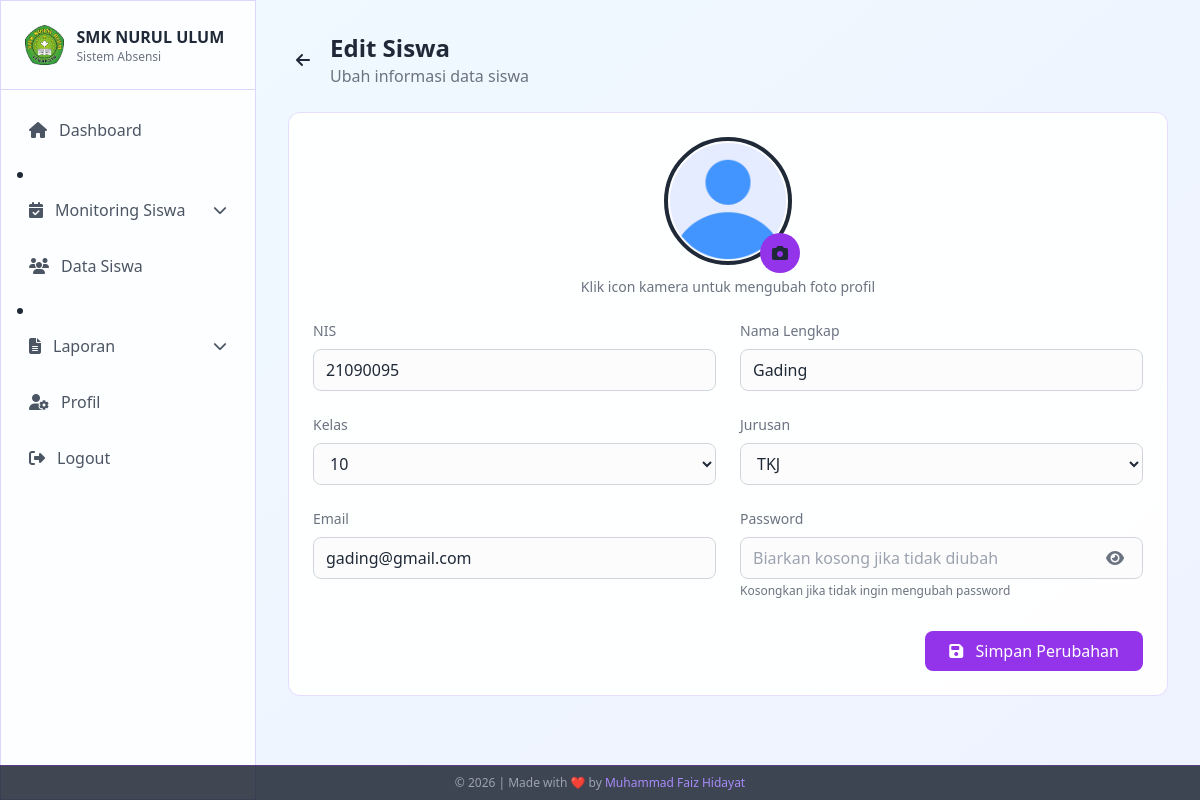
The app's page /admin/siswa/edit.php?id=1 (signed in) with its own data.
### tables this page shows
CREATE TABLE `siswa` (
  `id` int NOT NULL AUTO_INCREMENT,
  `user_id` int DEFAULT NULL COMMENT 'FK ke tabel users',
  `nis` varchar(20) NOT NULL,
  `nama_lengkap` varchar(100) NOT NULL,
  `kelas` enum('10','11','12') NOT NULL,
  `jurusan` enum('TKJ','MP','AKL','TSM','TKR') NOT NULL,
  `email` varchar(100) NOT NULL,
  `password` varchar(255) NOT NULL,
  `foto_profil` varchar(255) DEFAULT 'assets/default/photo-profile.png',
  `created_at` timestamp NOT NULL DEFAULT CURRENT_TIMESTAMP,
  `updated_at` timestamp NOT NULL DEFAULT CURRENT_TIMESTAMP ON UPDATE CURRENT_TIMESTAMP,
  PRIMARY KEY (`id`),
  UNIQUE KEY `nis` (`nis`),
  UNIQUE KEY `email` (`email`),
  KEY `fk_siswa_user` (`user_id`),
  CONSTRAINT `fk_siswa_user` FOREIGN KEY (`user_id`) REFERENCES `users` (`id`) ON DELETE SET NULL
);

### admin/siswa/edit.php (the view, shortened to what this page needs)
<?php
require_once '../../config/database.php';
$id = $_GET['id'];
$sql = "SELECT * FROM siswa WHERE id = :id";
$stmt = $conn->prepare($sql);
$stmt->execute(['id' => $id]);
$siswa = $stmt->fetch(PDO::FETCH_ASSOC);
?>
<!DOCTYPE html>
<html lang="en">
<head>
    <script src="https://cdn.tailwindcss.com"></script>
    <link rel="stylesheet" href="https://cdnjs.cloudflare.com/ajax/libs/font-awesome/6.4.2/css/all.min.css">
</head>
<body class="min-h-screen text-gray-800 bg-fixed">
    <aside id="sidebar"
        class="fixed top-0 left-0 h-screen w-64 glass-effect border-r border-violet-200 z-50 sidebar-transition -translate-x-full lg:translate-x-0">
        <div class="flex items-center justify-between p-4 lg:p-6 border-b border-violet-200">
            <div class="flex items-center gap-3">
                <img src="../../assets/default/logosmk.png" alt="SMK NURUL ULUM" class="h-8 lg:h-10 w-auto">
                <div>
                    <h1 class="font-semibold text-sm lg:text-base text-gray-800">SMK NURUL ULUM</h1>
                    <p class="text-xs text-gray-500">Sistem Absensi</p>
                </div>
            </div>
        </div>
        <nav class="p-4 space-y-2 overflow-y-auto no-scrollbar" style="max-height: calc(100vh - 76px);">
            <a href="../dashboard/"
                class="flex items-center gap-3 text-gray-600 p-3 rounded-lg hover:bg-violet-100 transition-colors">
                <i class="fas fa-home"></i><span>Dashboard</span>
            </a>
            <li class="relative group">
                <button
                    class="flex items-center gap-3 text-gray-600 p-3 rounded-lg hover:bg-violet-100 transition-colors w-full">
                    <i class="fas fa-calendar-check"></i><span>Monitoring Siswa</span>
                    <i class="fas fa-chevron-down ml-auto text-sm"></i>
                </button>
            </li>
            <a href="../siswa/"
                class="flex items-center gap-3 text-gray-600 p-3 rounded-lg hover:bg-violet-100 transition-colors">
                <i class="fas fa-users"></i><span>Data Siswa</span>
            </a>
            <li class="relative group">
                <button
                    class="flex items-center gap-3 text-gray-600 p-3 rounded-lg hover:bg-violet-100 transition-colors w-full">
                    <i class="fas fa-file-alt"></i><span>Laporan</span>
                    <i class="fas fa-chevron-down ml-auto text-sm"></i>
                </button>
            </li>
            <a href="../profil/"
                class="flex items-center gap-3 text-gray-600 p-3 rounded-lg hover:bg-violet-100 transition-colors">
                <i class="fas fa-user-cog"></i><span>Profil</span>
            </a>
            <a href="../logout.php"
                class="flex items-center gap-3 text-gray-600 p-3 rounded-lg hover:bg-red-50 hover:text-red-600 transition-colors mt-10">
                <i class="fas fa-sign-out-alt"></i><span>Logout</span>
            </a>
        </nav>
    </aside>
    <main class="lg:ml-64 min-h-screen bg-gradient-to-br from-sky-50 to-indigo-50 transition-all duration-300">
        <div class="p-4 lg:p-8">
            <div class="max-w-4xl mx-auto animate-fade-in">
                <div class="flex items-center mb-6">
                    <a href="detail.php?id=<?= $id ?>" class="mr-3 p-2 rounded-full hover:bg-gray-100 transition-colors">
                        <i class="fas fa-arrow-left"></i>
                    </a>
                    <div>
                        <h1 class="text-xl md:text-2xl font-bold">Edit Siswa</h1>
                        <p class="text-sm md:text-base text-gray-500">Ubah informasi data siswa</p>
                    </div>
                </div>
                <div class="glass-effect rounded-xl p-4 md:p-6 mb-6">
                    <form method="POST" enctype="multipart/form-data">
                        <div class="mb-6 text-center">
                            <div class="relative w-28 h-28 md:w-32 md:h-32 mx-auto">
                                <img id="preview-image" src="../../<?= $siswa['foto_profil'] ?>"
                                    alt="Profile" class="w-28 h-28 md:w-32 md:h-32 object-cover rounded-full border-4 border-gray-800">
                                <label for="foto_profil" class="absolute -bottom-2 -right-2 bg-purple-600 hover:bg-purple-700 rounded-full w-9 h-9 md:w-10 md:h-10 flex items-center justify-center cursor-pointer transition-colors profile-upload">
                                    <i class="fas fa-camera"></i>
                                </label>
                            </div>
                            <p class="text-xs md:text-sm text-gray-500 mt-3">Klik icon kamera untuk mengubah foto profil</p>
                        </div>
                        <div class="grid grid-cols-1 md:grid-cols-2 gap-4 md:gap-6">
                            <div class="mb-2 md:mb-0">
                                <label for="nis" class="block text-sm text-gray-500 mb-2">NIS</label>
                                <input type="text" id="nis" name="nis" value="<?= htmlspecialchars($siswa['nis']) ?>" required
                                    class="w-full bg-gray-50/50 border border-gray-300 rounded-lg px-3 py-3 md:py-2 text-gray-800 focus:outline-none focus:border-violet-500 touch-target">
                            </div>
                            <div class="mb-2 md:mb-0">
                                <label for="nama_lengkap" class="block text-sm text-gray-500 mb-2">Nama Lengkap</label>
                                <input type="text" id="nama_lengkap" name="nama_lengkap" value="<?= htmlspecialchars($siswa['nama_lengkap']) ?>" required
                                    class="w-full bg-gray-50/50 border border-gray-300 rounded-lg px-3 py-3 md:py-2 text-gray-800 focus:outline-none focus:border-violet-500 touch-target">
                            </div>
                            <div class="mb-2 md:mb-0">
                                <label for="kelas" class="block text-sm text-gray-500 mb-2">Kelas</label>
                                <select id="kelas" name="kelas" required
                                    class="w-full bg-gray-50/50 border border-gray-300 rounded-lg px-3 py-3 md:py-2 text-gray-800 focus:outline-none focus:border-violet-500 touch-target">
                                    <option value="10" <?= $siswa['kelas'] === '10' ? 'selected' : '' ?>>10</option>
                                </select>
                            </div>
                            <div class="mb-2 md:mb-0">
                                <label for="jurusan" class="block text-sm text-gray-500 mb-2">Jurusan</label>
                                <select id="jurusan" name="jurusan" required
                                    class="w-full bg-gray-50/50 border border-gray-300 rounded-lg px-3 py-3 md:py-2 text-gray-800 focus:outline-none focus:border-violet-500 touch-target">
                                    <option value="TKJ" <?= $siswa['jurusan'] === 'TKJ' ? 'selected' : '' ?>>TKJ</option>
                                </select>
                            </div>
                            <div class="mb-2 md:mb-0">
                                <label for="email" class="block text-sm text-gray-500 mb-2">Email</label>
                                <input type="email" id="email" name="email" value="<?= htmlspecialchars($siswa['email']) ?>" required
                                    class="w-full bg-gray-50/50 border border-gray-300 rounded-lg px-3 py-3 md:py-2 text-gray-800 focus:outline-none focus:border-violet-500 touch-target">
                            </div>
                            <div class="mb-2 md:mb-0">
                                <label for="password" class="block text-sm text-gray-500 mb-2">Password</label>
                                <div class="relative">
                                    <input type="password" id="password" name="password" placeholder="Biarkan kosong jika tidak diubah"
                                        class="w-full bg-gray-50/50 border border-gray-300 rounded-lg px-3 py-3 md:py-2 pr-10 text-gray-800 focus:outline-none focus:border-violet-500 touch-target">
                                    <button type="button" onclick="togglePassword()" class="absolute right-3 top-1/2 -translate-y-1/2 text-gray-500 w-8 h-8 flex items-center justify-center">
                                        <i class="fas fa-eye" id="password-toggle-icon"></i>
                                    </button>
                                </div>
                                <p class="text-xs text-gray-500 mt-1">Kosongkan jika tidak ingin mengubah password</p>
                            </div>
                        </div>
                        <div class="flex justify-end mt-6 md:mt-8">
                            <button type="submit" class="w-full md:w-auto px-6 py-3 md:py-2 bg-purple-600 hover:bg-purple-700 text-white rounded-lg transition-colors font-medium">
                                <i class="fas fa-save mr-2"></i> Simpan Perubahan
                            </button>
                        </div>
                    </form>
                </div>
            </div>
        </div>
    </main>
</body>
</html>

### admin/siswa/edit.php (style rules this page uses)
.glass-effect { background: rgba(255, 255, 255, 0.92); backdrop-filter: blur(10px); border: 1px solid rgba(139, 92, 246, 0.2); }
body { background: linear-gradient(135deg, #e0f2fe 0%, #ede9fe 100%); }
.sidebar-transition { transition: transform 0.3s ease-in-out; }
.no-scrollbar { -ms-overflow-style: none; scrollbar-width: none; }
.animate-fade-in { animation: fadeIn 0.3s ease forwards; }
.profile-upload { transition: all 0.2s ease; }

### records on screen
siswa: foto_profil (picture), nis "21090095", nama_lengkap "Gading", kelas "10", jurusan "TKJ", email "gading@gmail.com"
